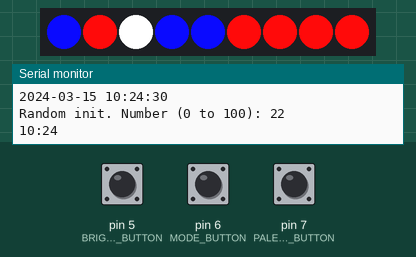
The sketch below on a simulated Arduino Uno, built with avr-gcc and run on an emulated ATmega328P. Parts: 9 RGB LEDs in strip order, left to right, the last lines printed to the serial monitor. Inputs (shaded band) come from the test bench; at power-on: pin 6 (MODE_BUTTON) HIGH, pin 5 (BRIGHTNESS_BUTTON) HIGH, pin 7 (PALETTE_BUTTON) HIGH. Dim RGB values are drawn brighter than linear; the strip is taken to match the declared colour order; the local clock reads 2024-03-15 10:24:30 at power-on unless the sketch sets it; random numbers use the default seed unless the sketch sets one.

Above: at 1.2 s.
1.3 s: pin 6 (MODE_BUTTON) pulled LOW for 0.15 s
At 1.46 s:
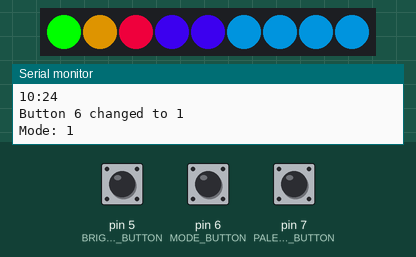
2.0 s: pin 5 (BRIGHTNESS_BUTTON) pulled LOW for 3.2 s
At 2.4 s:
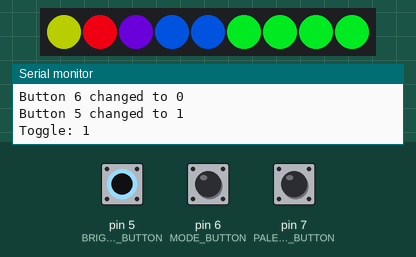
5.8 s: pin 6 (MODE_BUTTON) pulled LOW for 1 s
At 8.6 s:
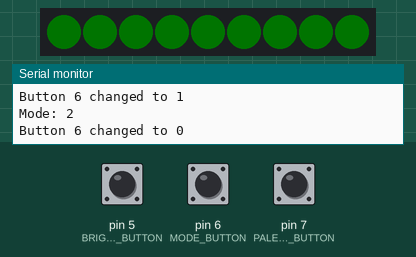
9.8 s: pin 5 (BRIGHTNESS_BUTTON) pulled LOW for 1 s
At 10.74 s:
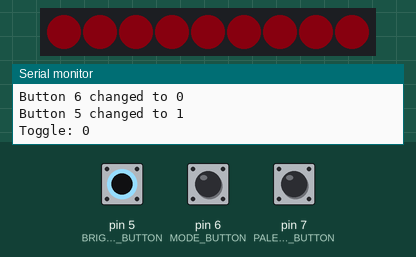
11.4 s: pin 5 (BRIGHTNESS_BUTTON) pulled LOW for 0.15 s
At 11.7 s:
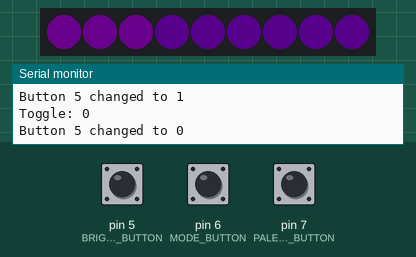
12.1 s: pin 6 (MODE_BUTTON) pulled LOW for 0.15 s
At 13.2 s:
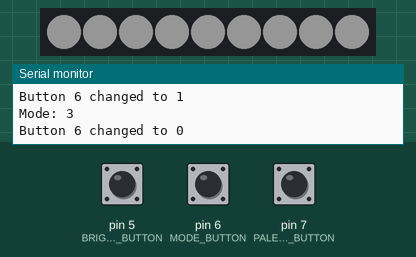
Timing chart, 0 to 14.7 s (numbered marks = the images above; inputs shaded):
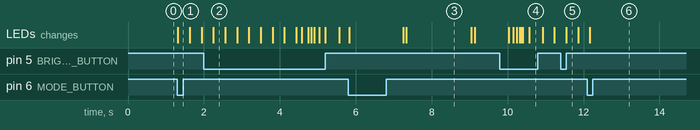

The sketch:

ArduinoWiFibonacciClock.ino
```cpp
// (licence header left out)
#include <Wire.h>
#include <DS3231.h>
#include <Adafruit_NeoPixel.h>

// General
#define MICROSEC              1000000L
#define MILLISEC              1000L
#define SEC                   1L
#define MINUTE                (unsigned int) 60L*SEC
#define HOUR                  (unsigned int) 60L*MINUTE
#define DAY                   (unsigned long) 24L*HOUR

/*
 * ======================================
 *      User defined constants
 * ======================================
*/
#define DEBUG                 1
#define FADING_STEP           3
// ======================================

// Pins
#define BRIGHTNESS_BUTTON     5
#define MODE_BUTTON           6
#define PALETTE_BUTTON        7
#define LED_DATA              8               // Pin connected to strip's data wire

// Serial
#define DS3231_I2C_ADDRESS    0x68            // RTC I2C address

// Buttons
#define BUTTONS_SIZE          9               // Max button pin + 1
#define DEBOUNCE_DELAY_MS     10L

// Clock
#define PALETTES_SIZE         10
#define MODES_SIZE            4
#define LEDS_SIZE             9               // Number of LEDs
#define CLOCK_PIXELS          5               // Number of fisical cells
#define RAINBOW_DELAY_MS      20

// Gamma Correction (See https://learn.adafruit.com/led-tricks-gamma-correction)
const uint8_t PROGMEM GAMMA_8[] = {
    0,  0,  0,  0,  0,  0,  0,  0,  0,  0,  0,  0,  0,  0,  0,  0,
    0,  0,  0,  0,  0,  0,  0,  0,  0,  0,  0,  0,  1,  1,  1,  1,
    1,  1,  1,  1,  1,  1,  1,  1,  1,  2,  2,  2,  2,  2,  2,  2,
    2,  3,  3,  3,  3,  3,  3,  3,  4,  4,  4,  4,  4,  5,  5,  5,
    5,  6,  6,  6,  6,  7,  7,  7,  7,  8,  8,  8,  9,  9,  9, 10,
   10, 10, 11, 11, 11, 12, 12, 13, 13, 13, 14, 14, 15, 15, 16, 16,
   17, 17, 18, 18, 19, 19, 20, 20, 21, 21, 22, 22, 23, 24, 24, 25,
   25, 26, 27, 27, 28, 29, 29, 30, 31, 32, 32, 33, 34, 35, 35, 36,
   37, 38, 39, 39, 40, 41, 42, 43, 44, 45, 46, 47, 48, 49, 50, 50,
   51, 52, 54, 55, 56, 57, 58, 59, 60, 61, 62, 63, 64, 66, 67, 68,
   69, 70, 72, 73, 74, 75, 77, 78, 79, 81, 82, 83, 85, 86, 87, 89,
   90, 92, 93, 95, 96, 98, 99,101,102,104,105,107,109,110,112,114,
  115,117,119,120,122,124,126,127,129,131,133,135,137,138,140,142,
  144,146,148,150,152,154,156,158,160,162,164,167,169,171,173,175,
  177,180,182,184,186,189,191,193,196,198,200,203,205,208,210,213,
  215,218,220,223,225,228,231,233,236,239,241,244,247,249,252,255};

// Global variables
unsigned long _lastDebounceTime = 0;
uint8_t _brightness = 255;
int
  _palette = 0,
  _mode = 0,
  _j = 0;
bool
  _lastButtonState[BUTTONS_SIZE],
  _currentButtonState[BUTTONS_SIZE],
  _refreshLedStrip = false,
  _ledStripOn = true;
byte
  _bits[CLOCK_PIXELS],
  _hours = 0,
  _minutes = 0;
DS3231 _clock;
Adafruit_NeoPixel _ledStrip = Adafruit_NeoPixel(LEDS_SIZE, LED_DATA, NEO_RGB + NEO_KHZ800);

// Global constants
const uint32_t
  _black = _ledStrip.Color(0, 0, 0),
  _white = _ledStrip.Color(255, 255, 255),
  _colors[PALETTES_SIZE][4] = {
{     // #1 RGB
  _white,                          // off
  _ledStrip.Color(255, 10, 10),    // hours
  _ledStrip.Color(10, 255, 10),    // minutes
  _ledStrip.Color(10, 10, 255)     // both;
}, {  // #2 Mondrian
  _white,                          // off
  _ledStrip.Color(255, 10, 10),    // hours
  _ledStrip.Color(248, 222, 0),    // minutes
  _ledStrip.Color(10, 10, 255)     // both;
}, {  // #3 Basbrun
  _white,                          // off
  _ledStrip.Color(80, 40, 0),      // hours
  _ledStrip.Color(20, 200, 20),    // minutes
  _ledStrip.Color(255, 100, 10)    // both;
}, {  // #4 80's
  _white,                          // off
  _ledStrip.Color(245, 100, 201),  // hours
  _ledStrip.Color(114, 247, 54),   // minutes
  _ledStrip.Color(113, 235, 219)   // both;
}, {  // #5 Pastel
  _white,                          // off
  _ledStrip.Color(255, 123, 123),  // hours
  _ledStrip.Color(143, 255, 112),  // minutes
  _ledStrip.Color(120, 120, 255)   // both;
}, {  // #6 Modern
  _white,                          // off
  _ledStrip.Color(212, 49, 45),    // hours
  _ledStrip.Color(145, 210, 49),   // minutes
  _ledStrip.Color(141, 95, 224)    // both;
}, {  // #7 Cold
  _white,                          // off
  _ledStrip.Color(209, 62, 200),   // hours
  _ledStrip.Color(69, 232, 224),   // minutes
  _ledStrip.Color(80, 70, 202)     // both;
}, {  // #8 Warm
  _white,                          // off
  _ledStrip.Color(237, 20, 20),    // hours
  _ledStrip.Color(246, 243, 54),   // minutes
  _ledStrip.Color(255, 126, 21)    // both;
}, {  // #9 Earth
  _white,                          // off
  _ledStrip.Color(70, 35, 0),      // hours
  _ledStrip.Color(70, 122, 10),    // minutes
  _ledStrip.Color(200, 182, 0)     // both;
}, {  // #10 Dark
  _white,                          // off
  _ledStrip.Color(211, 34, 34),    // hours
  _ledStrip.Color(80, 151, 78),    // minutes
  _ledStrip.Color(16, 24, 149)     // both;
}};

void setup(void) {
#if DEBUG
  initSerial();
#endif
  initButtons();
  initDS3231();
  initLedStrip();
  initRandom();
}

void loop(void) {
  handleButtons();
  handleModes();
}
```

buttons.ino
```cpp
// (licence header left out)
bool debounce(int pin) {
  bool ret = false, reading = !digitalRead(pin);
  if (reading != _lastButtonState[pin]) _lastDebounceTime = millis();

  if ((millis() - _lastDebounceTime) > DEBOUNCE_DELAY_MS) {
    if (reading != _currentButtonState[pin]) {
      _currentButtonState[pin] = reading;
      ret = reading;
      if (pin == BRIGHTNESS_BUTTON && !reading) {
        uint8_t b = _ledStrip.getBrightness();
        if (b == 1) _ledStripOn = false;
        if (b == 255) _ledStripOn = true;
      }
#if DEBUG
      Serial.print(F("Button ")); Serial.print(pin); Serial.print(F(" changed to ")); Serial.println(reading);
#endif
    } else {
      if (pin == BRIGHTNESS_BUTTON && reading) {
        if (_ledStripOn) {
          fadeStripOff(RAINBOW_DELAY_MS);
        } else {
          fadeStripOn(RAINBOW_DELAY_MS);
        }
      }
    }
  }

  _lastButtonState[pin] = reading;
  return ret;
}

void handleButtons(void) {
#if DEBUG
  if(debounce(BRIGHTNESS_BUTTON)) {
    Serial.print(F("Toggle: ")); Serial.println(_ledStripOn);
  } else
#endif
  if (debounce(MODE_BUTTON)) {
    _mode = (_mode + 1) % MODES_SIZE;
    _refreshLedStrip = true;
#if DEBUG
    Serial.print(F("Mode: ")); Serial.println(_mode);
#endif
  } else if (debounce(PALETTE_BUTTON)) {
    _palette = (_palette + 1) % PALETTES_SIZE;
    _refreshLedStrip = true;
#if DEBUG
    Serial.print(F("Palette: ")); Serial.println(_palette);
#endif
  }
}
```

init.ino
```cpp
// (licence header left out)
void initSerial(void) {
  Serial.begin(9600);
  Serial.println();
  //Serial.setDebugOutput(true);
}

void initDS3231(void) {
  _clock.begin();
  RTCDateTime dt = _clock.getDateTime();
  if (dt.year == 2000) {
    _clock.setDateTime(__DATE__, __TIME__);
  }
#if DEBUG
  Serial.println(F("DS3231 init"));
  Serial.println(_clock.dateFormat("Y-m-d H:i:s", _clock.getDateTime()));
#endif
}

void initLedStrip(void) {
  _ledStrip.begin();
  _ledStrip.show();
}

void initRandom(void) {
  RTCDateTime dt = _clock.getDateTime();
  randomSeed(dt.unixtime);
#if DEBUG
  Serial.print(F("Random init. Number (0 to 100): ")); Serial.println(random(101));
#endif
}

void initButtons(void) {
  pinMode(BRIGHTNESS_BUTTON, INPUT_PULLUP);
  pinMode(MODE_BUTTON, INPUT_PULLUP);
  pinMode(PALETTE_BUTTON, INPUT_PULLUP);
}
```

letStrip.ino
```cpp
// (licence header left out)
void handleModes(void) {
  //if (_ledStripOn) {
    //if (_ledStrip.getBrightness() < 255) {
    //  fadeStripOn(RAINBOW_DELAY_MS);
    //} else {
      switch (_mode) {
        case 0:
          displayCurrentTime();
          break;
        case 1:
          rainbowCycle(RAINBOW_DELAY_MS);
          break;
        case 2:
          rainbow(RAINBOW_DELAY_MS);
          break;
        case 3:
          flashlight();
          break;
      }
    //}
  //} else {
    //turnStripOff();
    //fadeStripOff(RAINBOW_DELAY_MS);
  //}
}

void displayCurrentTime() {
  RTCDateTime dt = _clock.getDateTime();
  setTime(dt.hour % 12, dt.minute);
}

void rainbowCycle(uint8_t delayMs) {
  for (uint8_t i = 0; i < CLOCK_PIXELS; i++) setPixel(i, wheel(((i * 256 / CLOCK_PIXELS) + _j) & 255));
  _ledStrip.show();
  _j = (_j + 1) % (256 * 5);
  delay(delayMs);
}

void rainbow(uint8_t delayMs) {
  for(uint8_t i = 0; i < CLOCK_PIXELS; i++) setPixel(i, wheel((i + _j) & 255));
  _ledStrip.show();
  _j = (_j + 1) % 256;
  delay(delayMs);
}

void flashlight(void) {
  for (int i=0; i<CLOCK_PIXELS; i++) setPixel(i, _white);
  _ledStrip.show();
}

void fadeStripOff(uint8_t delayMs) {
  _brightness = _brightness > FADING_STEP ? _brightness - FADING_STEP : 0;
  uint8_t b = gammaCorrected(_brightness);
  _ledStrip.setBrightness(b == 0 ? 1 : b);
  _ledStrip.show();
  delay(delayMs);
}

void fadeStripOn(uint8_t delayMs) {
  _brightness = _brightness < 255 - FADING_STEP ? _brightness + FADING_STEP : 255;
  uint8_t b = gammaCorrected(_brightness);
  _ledStrip.setBrightness(b == 0 ? 1 : b);
  _ledStrip.show();
  delay(delayMs);
}

uint8_t gammaCorrected(uint8_t p) {
  return pgm_read_byte(&GAMMA_8[p]);
}

uint32_t wheel(byte wheelPos) {
  if (wheelPos < 85) {
    return _ledStrip.Color(wheelPos * 3, 255 - wheelPos * 3, 0);
  } else if(wheelPos < 170) {
    wheelPos -= 85;
    return _ledStrip.Color(255 - wheelPos * 3, 0, wheelPos * 3);
  } else {
    wheelPos -= 170;
    return _ledStrip.Color(0, wheelPos * 3, 255 - wheelPos * 3);
  }
}

void setTime(byte hours, byte minutes) {
  if (_hours != hours || _minutes/5 != minutes/5 || _refreshLedStrip) {
#if DEBUG
    Serial.print(hours); Serial.print(F(":")); Serial.println(minutes);
#endif
    _refreshLedStrip = false;
    _hours = hours;
    _minutes = minutes;

    for (int i=0; i<CLOCK_PIXELS; i++) _bits[i] = 0;

    setBits(hours, 0x01);
    setBits(minutes/5, 0x02);

    for (int i=0; i<CLOCK_PIXELS; i++) {
      setPixel(i, _colors[_palette][_bits[i]]);
    }
    _ledStrip.show();
  }
}

void setPixel(byte pixel, uint32_t color) {
  switch (pixel) {
    case 0:
      _ledStrip.setPixelColor(0, color);
      break;
    case 1:
      _ledStrip.setPixelColor(1, color);
      break;
    case 2:
      _ledStrip.setPixelColor(2, color);
      break;
    case 3:
      _ledStrip.setPixelColor(3, color);
      _ledStrip.setPixelColor(4, color);
      break;
    case 4:
      _ledStrip.setPixelColor(5, color);
      _ledStrip.setPixelColor(6, color);
      _ledStrip.setPixelColor(7, color);
      _ledStrip.setPixelColor(8, color);
      _ledStrip.setPixelColor(9, color);
      break;
  }
}

void setBits(byte value, byte offset) {
  switch (value) {
    case 1:
      switch (random(2)) {
        case 0:
          _bits[0] |= offset;
          break;
        case 1:
          _bits[1] |= offset;
          break;
      }
      break;
    case 2:
      switch (random(2)) {
        case 0:
          _bits[2] |= offset;
          break;
        case 1:
          _bits[0] |= offset;
          _bits[1] |= offset;
          break;
      }
      break;
    case 3:
      switch (random(3)) {
        case 0:
          _bits[3] |= offset;
          break;
        case 1:
          _bits[0] |= offset;
          _bits[2] |= offset;
          break;
        case 2:
          _bits[1] |= offset;
          _bits[2] |= offset;
          break;
      }
      break;
    case 4:
      switch (random(3)) {
        case 0:
          _bits[0] |= offset;
          _bits[3] |= offset;
          break;
        case 1:
          _bits[1] |= offset;
          _bits[3] |= offset;
          break;
        case 2:
          _bits[0] |= offset;
          _bits[1] |= offset;
          _bits[2] |= offset;
          break;
      }
      break;
    case 5:
      switch (random(3)) {
        case 0:
          _bits[4] |= offset;
          break;
        case 1:
          _bits[2] |= offset;
          _bits[3] |= offset;
          break;
        case 2:
          _bits[0] |= offset;
          _bits[1] |= offset;
          _bits[3] |= offset;
          break;
      }
      break;
    case 6:
      switch (random(4)) {
        case 0:
          _bits[0] |= offset;
          _bits[4] |= offset;
          break;
        case 1:
          _bits[1] |= offset;
          _bits[4] |= offset;
          break;
        case 2:
          _bits[0] |= offset;
          _bits[2] |= offset;
          _bits[3] |= offset;
          break;
        case 3:
          _bits[1] |= offset;
          _bits[2] |= offset;
          _bits[3] |= offset;
          break;
      }
      break;
    case 7:
      switch (random(3)) {
        case 0:
          _bits[2] |= offset;
          _bits[4] |= offset;
          break;
        case 1:
          _bits[0] |= offset;
          _bits[1] |= offset;
          _bits[4] |= offset;
          break;
        case 2:
          _bits[0] |= offset;
          _bits[1] |= offset;
          _bits[2] |= offset;
          _bits[3] |= offset;
          break;
      }
      break;
    case 8:
      switch (random(3)) {
        case 0:
          _bits[3] |= offset;
          _bits[4] |= offset;
          break;
        case 1:
          _bits[0] |= offset;
          _bits[2] |= offset;
          _bits[4] |= offset;
          break;
        case 2:
          _bits[1] |= offset;
          _bits[2] |= offset;
          _bits[4] |= offset;
          break;
      }
      break;
    case 9:
      switch (random(2)) {
        case 0:
          _bits[0] |= offset;
          _bits[3] |= offset;
          _bits[4] |= offset;
          break;
        case 1:
          _bits[1] |= offset;
          _bits[3] |= offset;
          _bits[4] |= offset;
          break;
      }
      break;
    case 10:
      switch (random(2)) {
        case 0:
          _bits[2] |= offset;
          _bits[3] |= offset;
          _bits[4] |= offset;
          break;
        case 1:
          _bits[0] |= offset;
          _bits[1] |= offset;
          _bits[3] |= offset;
          _bits[4] |= offset;
          break;
      }
      break;
    case 11:
      switch (random(2)) {
        case 0:
          _bits[0] |= offset;
          _bits[2] |= offset;
          _bits[3] |= offset;
          _bits[4] |= offset;
          break;
        case 1:
          _bits[1] |= offset;
          _bits[2] |= offset;
          _bits[3] |= offset;
          _bits[4] |= offset;
          break;
      }
      break;
    case 12:
      _bits[0] |= offset;
      _bits[1] |= offset;
      _bits[2] |= offset;
      _bits[3] |= offset;
      _bits[4] |= offset;
      break;
  }
}
```

Measured:
- after the input at 1.3 s, the LEDs: change at once (image 1)
- what the display in image 3 shows lasts 1.7 s, from 7.3 s to 9.0 s
